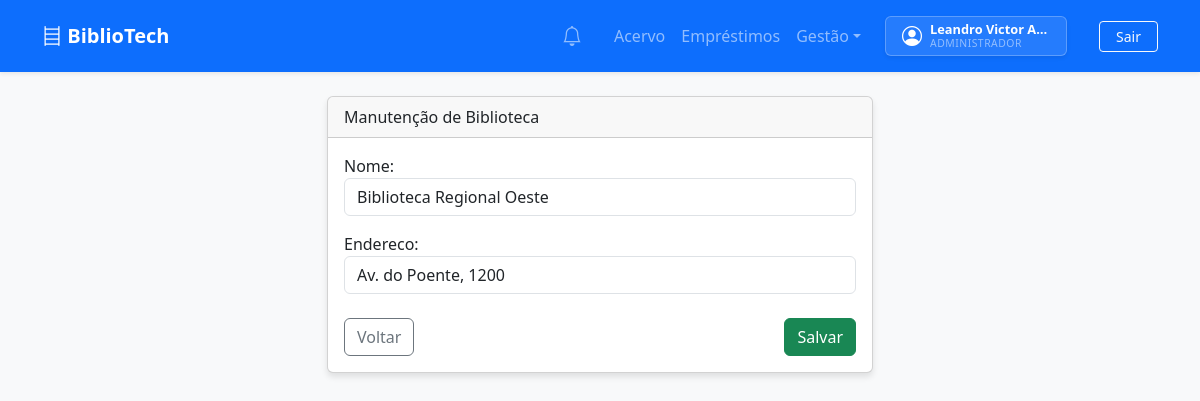
The page /bibliotecas/editar/60561371-9d66-4d75-814d-f925f5258455/ (signed in) on the database its author committed.
### apps/app_usuarios/models.py (models this page shows, shortened)
class Usuario(AbstractUser):
    PAPEL_CHOICES = (
        ('usuario', 'Usuário Comum'),
        ('bibliotecario', 'Bibliotecário'),
        ('admin', 'Administrador'),
    )
    id = models.UUIDField(primary_key=True, default=uuid.uuid4, editable=False)
    nome = models.CharField(max_length=255)
    email = models.EmailField(unique=True)
    papel = models.CharField(max_length=20, choices=PAPEL_CHOICES, default='usuario')
    biblioteca = models.ForeignKey(
        'app_bibliotecas.Biblioteca',
        on_delete=models.SET_NULL,
        null=True,
        blank=True,
        related_name='usuarios',
        help_text="Obrigatório apenas para Bibliotecários. Usuários comuns podem alugar de várias bibliotecas."
    )
    criado_em = models.DateTimeField(auto_now_add=True)
    USERNAME_FIELD = 'email'
    REQUIRED_FIELDS = ['username', 'nome']
    @property
    def is_admin_system(self):
        return self.papel == 'admin' or self.is_superuser

### apps/app_bibliotecas/models.py (models this page shows, shortened)
class Biblioteca(models.Model):
    id = models.UUIDField(primary_key=True, default=uuid.uuid4, editable=False)
    nome = models.CharField(max_length=255)
    endereco = models.CharField(max_length=255)

### apps/app_bibliotecas/views.py (the view, shortened to what this page needs)
# urls.py: path('editar/<uuid:pk>/', views.BibliotecaUpdateView.as_view(), name='editar_biblioteca'),
class BibliotecaUpdateView(AdminRequiredMixin, UpdateView):
    model = Biblioteca
    form_class = BibliotecaForm
    template_name = 'bibliotecas/form.html'
    success_url = reverse_lazy('lista_bibliotecas')

### apps/app_bibliotecas/forms.py
class BibliotecaForm(forms.ModelForm):
    class Meta:
        model = Biblioteca
        fields = ['nome', 'endereco']
        widgets = {
            'nome': forms.TextInput(attrs={'class': 'form-control'}),
            'endereco': forms.TextInput(attrs={'class': 'form-control'}),
        }

### apps/app_notificacoes/context_processors.py (called while the page is built)
def notificacoes_context(request):
    if request.user.is_authenticated:
        count = Notificacao.objects.filter(usuario=request.user, lida=False).count()
        return {'notificacoes_nao_lidas': count}
    return {'notificacoes_nao_lidas': 0}

### apps/app_notificacoes/services.py (called while the page is built, shortened)
def verificar_prazos(usuario):
    from django.apps import apps
    if not apps.is_installed('app_emprestimos'):
        return
    from app_emprestimos.models import Emprestimo
    hoje = timezone.now().date()
    emprestimos = Emprestimo.objects.filter(usuario=usuario, status='ativo')

### apps/app_usuarios/permissions.py (called while the page is built)
    def test_func(self):
        return self.request.user.is_authenticated and self.request.user.is_admin_system

### templates/bibliotecas/form.html (shortened to what this page needs)
{% extends 'base.html' %}
{% block content %}
<div class="row justify-content-center">
    <div class="col-md-6">
        <div class="card">
            <div class="card-header">{{ view.extra_context.title|default:"Manutenção de Biblioteca" }}</div>
            <div class="card-body">
                <form method="post">
                    {{ form.as_p }}
                    <div class="d-flex justify-content-between mt-4">
                        <a href="{% url 'lista_bibliotecas' %}" class="btn btn-outline-secondary">Voltar</a>
                        <button type="submit" class="btn btn-success">Salvar</button>
                    </div>
                </form>
            </div>
        </div>
    </div>
</div>
{% endblock %}

### templates/base.html (shortened to what this page needs)
<!DOCTYPE html>
<html lang="pt-br">
<head>
    <link rel="stylesheet" href="https://cdn.jsdelivr.net/npm/bootstrap@5.3.0/dist/css/bootstrap.min.css">
    <link rel="stylesheet" href="https://cdn.jsdelivr.net/npm/bootstrap-icons@1.11.3/font/bootstrap-icons.min.css">
    {% load static %}
    <link rel="stylesheet" href="{% static 'usuarios/css/style.css' %}">
</head>
<body hx-headers='{"X-CSRFToken": "{{ csrf_token }}"}'>
    <nav class="navbar navbar-expand-lg navbar-dark bg-primary shadow-sm">
        <div class="container">
            <a class="navbar-brand fw-bold" href="{% url 'home' %}">
                <i class="bi bi-bookshelf"></i> BiblioTech
            </a>
            <div class="collapse navbar-collapse" id="navbarNav">
                <ul class="navbar-nav ms-auto align-items-center">
                    {% if user.is_authenticated %}
                        <li class="nav-item me-3">
                            <a class="nav-link position-relative py-1" href="{% url 'notificacoes:lista' %}">
                                <i class="bi bi-bell fs-5"></i>
                            </a>
                        </li>
                        <li class="nav-item"><a class="nav-link" href="{% url 'lista_livros' %}">Acervo</a></li>
                        <li class="nav-item"><a class="nav-link" href="{% url 'lista_emprestimos' %}">Empréstimos</a></li>
                        {% if user.is_admin_system %}
                        <li class="nav-item dropdown">
                            <a class="nav-link dropdown-toggle" href="#" role="button" data-bs-toggle="dropdown">Gestão</a>
                        </li>
                        {% endif %}
                        <a class="nav-link" href="{% url 'perfil' %}">
                            <li class="nav-item d-flex align-items-center me-3 ms-lg-2">
                                <div class="bg-white bg-opacity-10 border border-white border-opacity-25 rounded px-3 py-1 d-flex align-items-center shadow-sm" style="min-width: 160px;">
                                    <div class="me-2 text-white">
                                        <i class="bi bi-person-circle fs-5"></i>
                                    </div>
                                    <div class="lh-1">
                                        <div class="text-white small fw-bold" style="font-size: 0.8rem; white-space: nowrap; overflow: hidden; text-overflow: ellipsis; max-width: 120px;">
                                            {{ user.nome|default:user.username }}
                                        </div>
                                        <div class="text-white-50" style="font-size: 0.65rem; text-transform: uppercase; letter-spacing: 0.5px; margin-top: 2px;">
                                            {{ user.get_papel_display }}
                                        </div>
                                    </div>
                                </div>
                            </li>
                        </a>
                        <li class="nav-item ms-lg-2">
                            <form action="{% url 'logout' %}" method="post" style="display: inline;">
                                <button type="submit" class="btn btn-outline-light btn-sm px-3">Sair</button>
                            </form>
                        </li>
                    {% else %}
                        <li class="nav-item"><a class="nav-link" href="{% url 'login' %}">Login</a></li>
                        <li class="nav-item"><a class="nav-link btn btn-light btn-sm text-primary ms-lg-2 px-3" href="{% url 'registro' %}">Registrar</a></li>
                    {% endif %}
                </ul>
            </div>
        </div>
    </nav>
    <div class="container mt-4" id="main-content">
        {% block content %}{% endblock %}
    </div>
</body>
</html>

### static/usuarios/css/style.css (style rules this page uses)
body { background-color: #f8f9fa; }
.card { box-shadow: 0 4px 6px rgba(0,0,0,0.1); }
#main-content { min-height: calc(100vh - 200px); padding-bottom: 5rem; }

### rows shown on the page
Usuario: nome "Leandro Victor A…", papel "ADMINISTRADOR"
Biblioteca: nome "Biblioteca Regional Oeste", endereco "Av. do Poente, 1200"

### other values the page prints
{{ view.extra_context.title|default:"Manutenção de Biblioteca" }} "Manutenção de Biblioteca"
